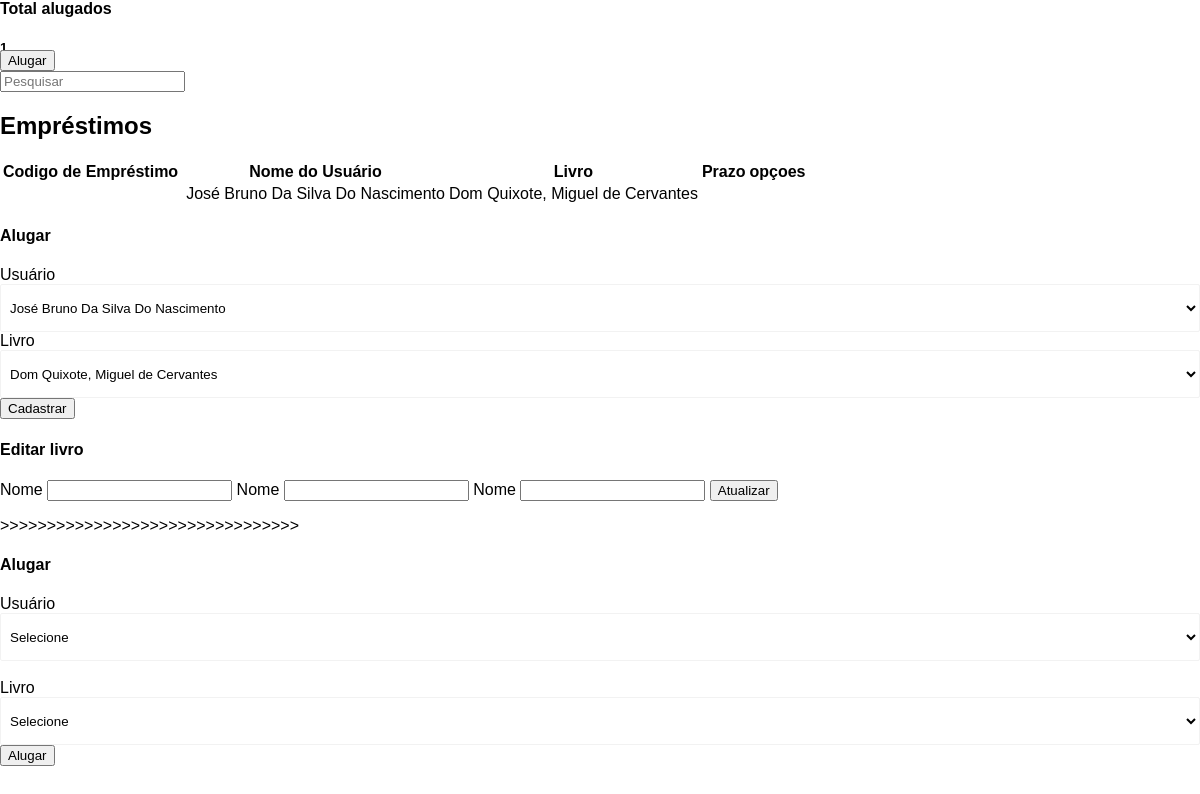
The page /admin/componentes/biblioteca/view/emprestimos.php on the database its author committed.
### tables this page shows
CREATE TABLE `alugar` (
  `cod_alugar` int(222) NOT NULL,
  `cod_usu` int(200) NOT NULL,
  `cod_livro` int(200) NOT NULL
);

CREATE TABLE `usuarios` (
  `cod_usu` int(200) NOT NULL,
  `nome_usu` varchar(200) NOT NULL,
  `curso_usu` varchar(20) NOT NULL
);

CREATE TABLE `livros` (
  `cod_livro` int(200) NOT NULL,
  `nome_livro` varchar(200) NOT NULL,
  `status_livro` tinyint(1) DEFAULT NULL,
  `cod_genero` int(200) NOT NULL,
  `cod_autor` int(200) NOT NULL
);

### admin/componentes/biblioteca/view/emprestimos.php (the view, shortened to what this page needs)
<?php
try {
    $pdo = new PDO("mysql:dbname=biblioteca;host=localhost", "root", "");
  } catch(PDOException $e){
    echo "ERRO: ".$e->getMessage();
    exit;
  }
  ?>
<link rel="stylesheet" href="../../css/materialize.css">
<div id="painel-componentes-biblioteca" class="painel-componentes-biblioteca principal">
  <div class="resumo">
      <div class="total" style="height:50px">
        <h4>Total alugados</h4>
        <h5><?php
        $sql = "SELECT count(*) as t FROM alugar";
        $sql = $pdo->query($sql);
        $sql = $sql->fetch();
        $total = $sql['t'];
        echo $total;
        ?></h5>
      </div>
      <button><i class="fas fa-plus"></i> Alugar</button>
      <form method='post' action="emprestimos.php">
      <div class="conteudo-form">
      <input type='search' placeholder='Pesquisar' name='pesquisa' >
      </div>
      </form>
  </div>
  <div class="lista-container">
    <h2>Empréstimos</h2>
    <table>
      <thead>
        <tr>
          <th>Codigo de Empréstimo</th>
          <th></th>
          <th>Nome do Usuário</th>
          <th>Livro</th>
          <th>Prazo</th>
          <th>opçoes</th>
        </tr>
      </thead>
      <tbody>
      <?php
       $sql = "SELECT * FROM alugar";
       $sql = $pdo->query($sql);
       if($sql->rowCount() > 0){
         foreach($sql->fetchAll() as $livros):
          $sqlUsu = "SELECT * from usuarios where cod_usu =".$livros['cod_usu'];
          $sqlUsu = $pdo->query($sqlUsu);
          $sqlUsu = $sqlUsu->fetch();
          $nome_usu = $sqlUsu['nome_usu'];
          $sqlLiv = "SELECT * from livros where cod_livro=".$livros['cod_livro'];
          $sqlLiv = $pdo->query($sqlLiv);
          $sqlLiv = $sqlLiv->fetch();
          $nome_liv = $sqlLiv['nome_livro'];
         ?>
      <tr>
        <td><?php print($livros['cod_emp']) ?></td>
        <td></td>
        <td><?php print($nome_usu)?></td>
        <td><?php print($nome_liv)?></td>
        <td><?php  ?></td>
        <td>
        </td>
      </tr>
     <?php
      endforeach;
    }
    ?>
      </tbody>
    </table>
  </div>
</div>
<div id="barraLateral">
    <div class="novoLivro">
      <form method="post" >
          <div class="conteudo-form">
          <?php
        $sql2 = "SELECT * from usuarios";
        $sql3 = "SELECT * from livros WHERE status_livro=0";
        $sql2 = $pdo->query($sql2);
        $sql3 = $pdo->query($sql3);
        $usuarios = $sql2->fetchAll();
        $livros = $sql3->fetchAll();
      ?>
          <h4>Alugar</h4><i class="fas fa-times"></i>
          <div class="conteudo-form">
          <label >Usuário</label>
          <select style="display: block;" >
            <?php foreach($usuarios as $usuario){ ?>
                <option ><?php print($usuario['nome_usu'])?></option>
            <?php  }?>
          </select>
          <label >Livro</label>
          <select style="display: block;">
            <?php foreach($livros as $livro){ ?>
                <option ><?php print($livro['nome_livro'])?></option>
            <?php  }?>
          </select>
          <input type="submit" value="Cadastrar">
        </div>
      </form>
    </div>
    <div class="livroEdicao">
      <form>
          <h4>Editar livro</h4><i class="fas fa-times"></i>
          <div class="conteudo-form">
          <label>Nome</label>
          <input type="text">
          <label>Nome</label>
          <input type="text">
          <label>Nome</label>
          <input type="text">
          <input type="submit" value="Atualizar">
        </div>
      </form>
    </div>
    <div class="alugarLivro">
      <form method='post' action='model.php?alugar=true'>
      >>>>>>>>>>>>>>>>>>>>>>>>>>>>>>>>
          <h4>Alugar</h4><i class="fas fa-times"></i>
          <div class="conteudo-form">
          <label >Usuário</label>
          <select style="display: block;" name='selectU'>
          <option>Selecione </option>
          </select>
          <br>
          <label >Livro</label>
          <select style="display: block;" name='selectL'>
          <option>Selecione </option>
          </select>
          <input type="submit" value="Alugar">
        </div>
      </form>
    </div>
  </div>

### rows shown on the page
alugar: cod_usu.nome_usu "José Bruno Da Silva Do Nascimento", cod_livro.nome_livro "Dom Quixote, Miguel de Cervantes"

### other values the page prints
$total "1"
form field value "José Bruno Da Silva Do Nascimento"
form field value "Dom Quixote, Miguel de Cervantes"
